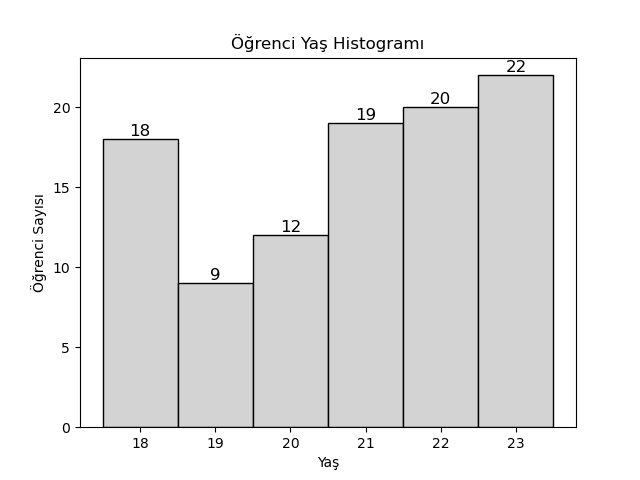

Source code (Python):
from numpy.random import randint
import matplotlib.pyplot as plt
import numpy as np

def bilgi_olaylar_ihtimaller(ages, n):
    '''Bir sınıfta yer alan öğrencilerin yaşlarıyla ilgili çizdirilen histogramda tanımlanan olayların (events) 
    olasılıklarının simülasyonla bulunması ve ekrana yazdırılması'''
    print(f"A: Öğrencinin 21 yaşından büyük olması --> P(A): {sum(ages > 21)}/{n} = {sum(ages > 21) / n}")
    print(f"B: Öğrencinin 20 yaşında veya daha küçük olması --> P(B): {sum(ages <= 20)}/{n} = ", sum(ages <= 20) / n)
    print(f"C: Öğrencinin 20 yaşından daha küçük veya 21 yaşından daha büyük olması --> P(C): {sum(ages < 20) + sum(ages > 21)}/{n} = {sum((ages < 20) | (ages > 21)) / n}")
    print(f"D: Öğrencinin 20 yaşında olması --> P(D): {sum(ages == 20)}/{n} = {sum(ages == 20) / n}")
    print(f"E: Öğrencinin 18 yaşında olması --> P(E): {sum(ages == 18)}/{n} = {sum(ages == 18) / n}")
    print(f"F: Öğrencinin 20 yaşından küçük olması --> P(F): {sum(ages < 20)}/{numberOfStudents} = {sum(ages < 20) / numberOfStudents}")
    print(f"E|F: 20 yaşından küçük olan bir öğrencinin 18 yaşında olması --> P(E|F): {sum(ages == 18)}/{sum(ages < 20)} = {sum(ages == 18)/sum(ages < 20)}")
    print(f"F|B: 20 yaşında veya daha küçük olan bir öğrencinin 20 yaşından küçük olması --> P(F|B): {sum(ages < 20)}/{sum(ages <= 20)} = {sum(ages < 20) / sum(ages <= 20)}")

numberOfStudents = 100 # öğrenci sayısı
minAge, maxAge = 18, 23 # yaş aralığı
ages = randint(minAge, maxAge+1, numberOfStudents) # rastgele yaşlar (tekdüze dağılım - uniform distribution)
# olaylar hakkında bilgi veren, ihtimalleri hesaplayan ve ekrana yazdıran fonksiyonu çağır
bilgi_olaylar_ihtimaller(ages, numberOfStudents)
# ages dizisinde yer alan yaşları histogramda göster
counts, bins, patches = plt.hist(
    ages,
    bins=np.arange(minAge - 0.5, maxAge + 0.5 + 1, 1),
    edgecolor='black',
    color='lightgray'
)
for i, patch in enumerate(patches):
    x = patch.get_x() + patch.get_width() / 2
    y = patch.get_height()
    plt.text(x, y, str(int(counts[i])), ha='center', va='bottom', fontsize=12)
plt.title('Öğrenci Yaş Histogramı'); plt.xlabel('Yaş'); plt.ylabel('Öğrenci Sayısı')
plt.show()
